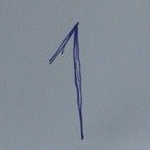
#> input picture Segmentation/1.png, 150 x 150 px
$ python -i processing.py   (imports and definitions only)   (Python 2 division)   (older library calls are emulated)
#> lines starting #> are read from the running program, lines starting #| are printed output that depends on the picture; after the words box and inside, x2 and y2 are one past the last pixel; in counts of white or black regions, pixels touching at a corner belong together
import numpy as np
from scipy import misc
from scipy import ndimage
import matplotlib.pyplot as plt

def cut_line(image):
    h, l = image.shape
    ver = np.sum(image, axis=1)
    hor = np.sum(image, axis=0)
    ver_nonzero = np.flatnonzero(ver)
    #print ver
    hor_nonzero = np.flatnonzero(hor)
    ver_st = max(ver_nonzero[0]-3, 0)
    ver_fin = min(ver_nonzero[len(ver_nonzero)-1]+3, h)
    hor_st = max(hor_nonzero[0]-20, 0)
    hor_fin = min(hor_nonzero[len(hor_nonzero)-1]+20, l)
    #print h, l, ver_st, ver_fin, hor_st, hor_fin
    return 255 - image[ver_st:ver_fin, hor_st:hor_fin]


def clearing(raw_image):

    print "raw_image"
    plt.imshow(raw_image, cmap=plt.cm.gray)
    plt.show()

    print "background removed"
    #raw_image = ndimage.gaussian_filter(raw_image, 0.1)
    raw_image = np.where(raw_image < np.mean(raw_image) -
                           5 * np.std(raw_image), 255, 0)
    #print raw_image
    plt.imshow(raw_image, cmap=plt.cm.gray)
    plt.show()


    print "denoise, fatten"
    raw_image = ndimage.median_filter(raw_image, 2, mode='reflect')
    raw_image = ndimage.gaussian_filter(raw_image, sigma=0.9, mode='reflect')
    raw_image = ndimage.binary_opening(raw_image, structure=np.ones((5,5)))
    plt.imshow(raw_image, cmap=plt.cm.gray)
    plt.show()
    #raw_image = np.where(raw_image < np.median(raw_image), 255, 0)

    print "cut"
    result = cut_line(raw_image)
    plt.imshow(result, cmap=plt.cm.gray)
    plt.show()
    return 255 - result


#raw_image = misc.imread('page.png', flatten=1)
#clearing()

>>> import cv2
>>> picture = cv2.imread('1.png', cv2.IMREAD_GRAYSCALE)
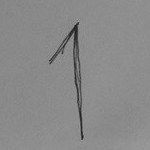
#> picture: shape (150, 150); min 26, max 157, mean 137.8
>>> result = clearing(picture)
#> in clearing, `raw_image = np.where(raw_image < np.mean(raw_image) - 5 * np.std(raw_i..`:
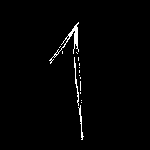
#> raw_image: shape (150, 150) int64; 1.5% white in thin lines or dots, all inside (x1, y1, x2, y2) = (49, 22, 84, 140)
#> in clearing, `raw_image = ndimage.median_filter(raw_image, 2, mode='reflect')`:
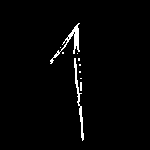
#> raw_image: shape (150, 150) int64; 2.1% white in thin lines or dots, all inside (x1, y1, x2, y2) = (50, 23, 84, 141)
#> in clearing, `raw_image = ndimage.gaussian_filter(raw_image, sigma=0.9, mode='reflec..`:
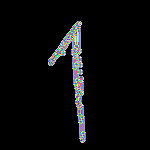
#> raw_image: shape (150, 150) int64; 206 distinct labels, from 0 to 254; one colour per label, 0 black
#> in clearing, `raw_image = ndimage.binary_opening(raw_image, structure=np.ones((5,5)))`:
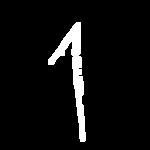
#> raw_image: shape (150, 150) bool; 5.7% white; 1 white region, box (x1, y1, x2, y2) and area: (48, 22, 86, 142) 1288
#> in cut_line, `ver = np.sum(image, axis=1)`: ver = 150 values, max 22 at index 53, min 0 at index 0, mean 8.59
#> in cut_line, `hor = np.sum(image, axis=0)`: hor = 150 values, max 116 at index 80, min 0 at index 0, mean 8.59
#> in cut_line, `ver_nonzero = np.flatnonzero(ver)`: ver_nonzero = 120 values from 22 to 141
#> in cut_line, `hor_nonzero = np.flatnonzero(hor)`: hor_nonzero = 38 values from 48 to 85
#> in cut_line, `ver_st = max(ver_nonzero[0]-3, 0)`: ver_st = 19
#> in cut_line, `ver_fin = min(ver_nonzero[len(ver_nonzero)-1]+3, h)`: ver_fin = 144
#> in cut_line, `hor_st = max(hor_nonzero[0]-20, 0)`: hor_st = 28
#> in cut_line, `hor_fin = min(hor_nonzero[len(hor_nonzero)-1]+20, l)`: hor_fin = 105
#> in cut_line, `return 255 - image[ver_st:ver_fin, hor_st:hor_fin]`:
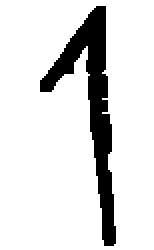
#> returned value: shape (125, 77) int64 (shown 2 times larger); values 254 (black) and 255 (white), 86.6% white; 1 black region, box (x1, y1, x2, y2) and area: (20, 3, 58, 123) 1288

$ run again, on Segmentation/2.png
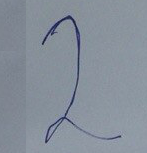
#> input picture Segmentation/2.png, 147 x 153 px
#> in clearing, `raw_image = ndimage.binary_opening(raw_image, structure=np.ones((5,5)))`:
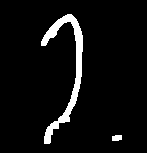
#> raw_image: shape (153, 147) bool; 5.6% white; 2 white regions, box (x1, y1, x2, y2) and area: (41, 14, 83, 144) 1210, (112, 135, 122, 141) 54
#> ver = 153 values, max 22 at index 21, min 0 at index 0, mean 8.26
#> hor = 147 values, max 82 at index 76, min 0 at index 0, mean 8.6
#> ver_nonzero = 130 values from 14 to 143
#> hor_nonzero = 52 values from 41 to 121
#> ver_st = 11
#> ver_fin = 146
#> hor_st = 21
#> hor_fin = 141
#> in cut_line, `return 255 - image[ver_st:ver_fin, hor_st:hor_fin]`:
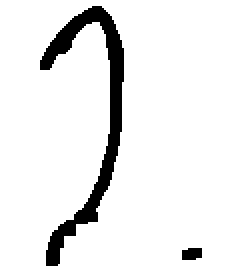
#> returned value: shape (135, 120) int64 (shown 2 times larger); values 254 (black) and 255 (white), 92.2% white; 2 black regions, box (x1, y1, x2, y2) and area: (20, 3, 62, 133) 1210, (91, 124, 101, 130) 54

$ run again, on Segmentation/3.png
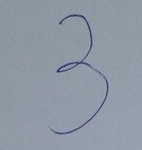
#> input picture Segmentation/3.png, 142 x 150 px
#> in clearing, `raw_image = ndimage.binary_opening(raw_image, structure=np.ones((5,5)))`:
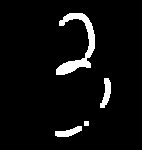
#> raw_image: shape (150, 142) bool; 5.3% white; 4 white regions, box (x1, y1, x2, y2) and area: (56, 13, 95, 75) 764, (100, 78, 111, 108) 182, (55, 126, 82, 137) 166, (84, 121, 89, 126) 25
#> ver = 150 values, max 32 at index 66, min 0 at index 0, mean 7.58
#> hor = 142 values, max 45 at index 88, min 0 at index 0, mean 8.01
#> ver_nonzero = 108 values from 13 to 136
#> hor_nonzero = 51 values from 55 to 110
#> ver_st = 10
#> ver_fin = 139
#> hor_st = 35
#> hor_fin = 130
#> in cut_line, `return 255 - image[ver_st:ver_fin, hor_st:hor_fin]`:
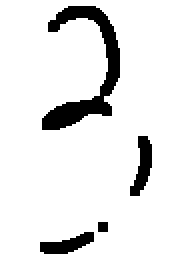
#> returned value: shape (129, 95) int64 (shown 2 times larger); values 254 (black) and 255 (white), 90.7% white; 4 black regions, box (x1, y1, x2, y2) and area: (21, 3, 60, 65) 764, (65, 68, 76, 98) 182, (20, 116, 47, 127) 166, (49, 111, 54, 116) 25

$ run again, on Segmentation/4.png
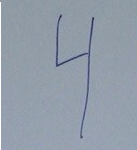
#> input picture Segmentation/4.png, 137 x 150 px
#> in clearing, `raw_image = ndimage.binary_opening(raw_image, structure=np.ones((5,5)))`:
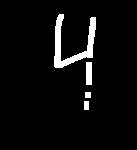
#> raw_image: shape (150, 137) bool; 4.8% white; 4 white regions, box (x1, y1, x2, y2) and area: (54, 14, 96, 68) 760, (86, 62, 92, 85) 138, (84, 101, 89, 110) 45, (85, 92, 91, 98) 36
#> ver = 150 values, max 29 at index 57, min 0 at index 0, mean 6.53
#> hor = 137 values, max 69 at index 90, min 0 at index 0, mean 7.15
#> ver_nonzero = 86 values from 14 to 109
#> hor_nonzero = 42 values from 54 to 95
#> ver_st = 11
#> ver_fin = 112
#> hor_st = 34
#> hor_fin = 115
#> in cut_line, `return 255 - image[ver_st:ver_fin, hor_st:hor_fin]`:
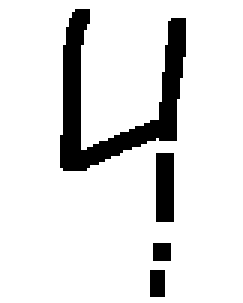
#> returned value: shape (101, 81) int64 (shown 3 times larger); values 254 (black) and 255 (white), 88% white; 4 black regions, box (x1, y1, x2, y2) and area: (20, 3, 62, 57) 760, (52, 51, 58, 74) 138, (50, 90, 55, 99) 45, (51, 81, 57, 87) 36
